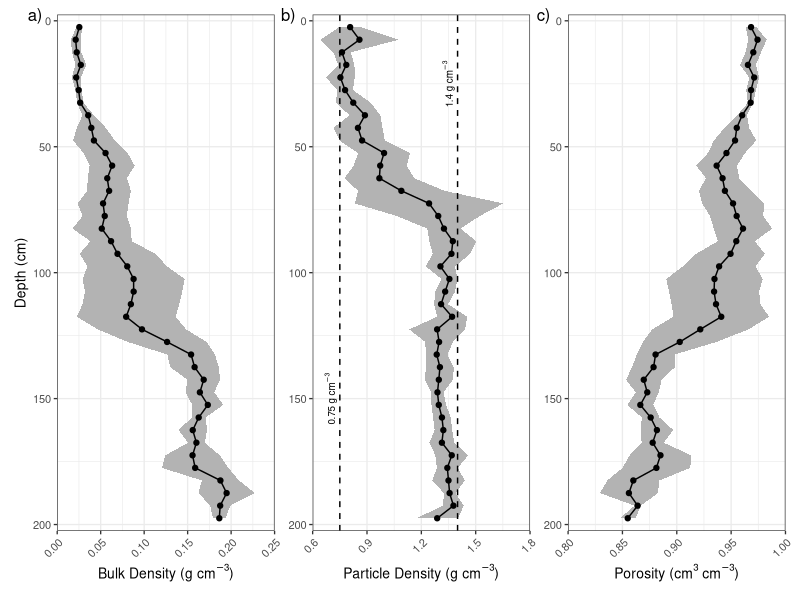
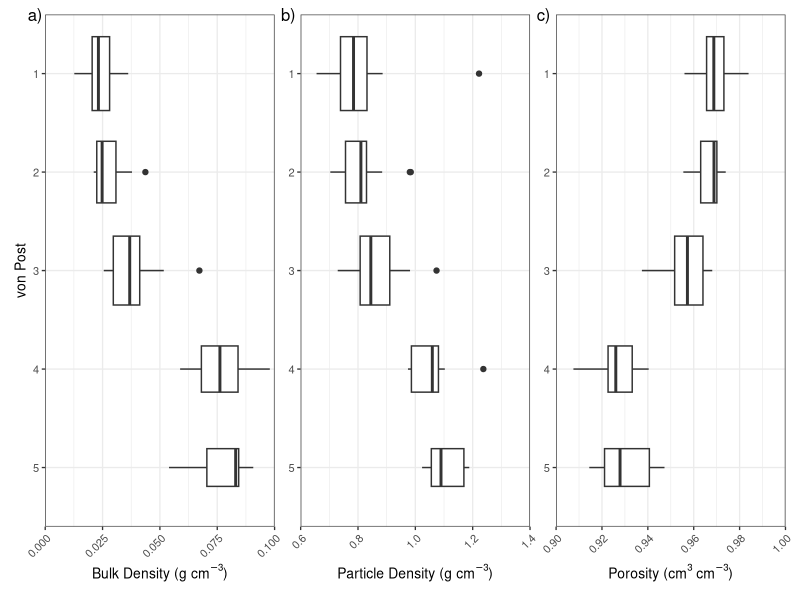
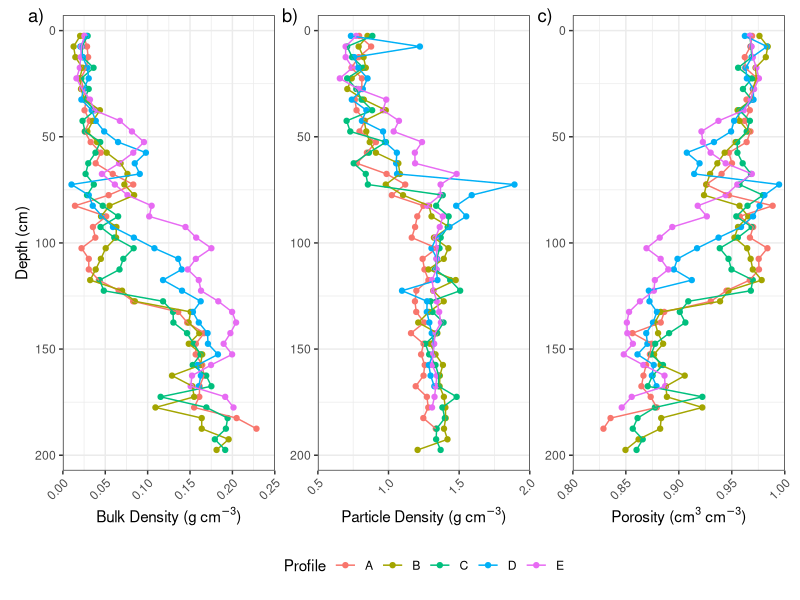
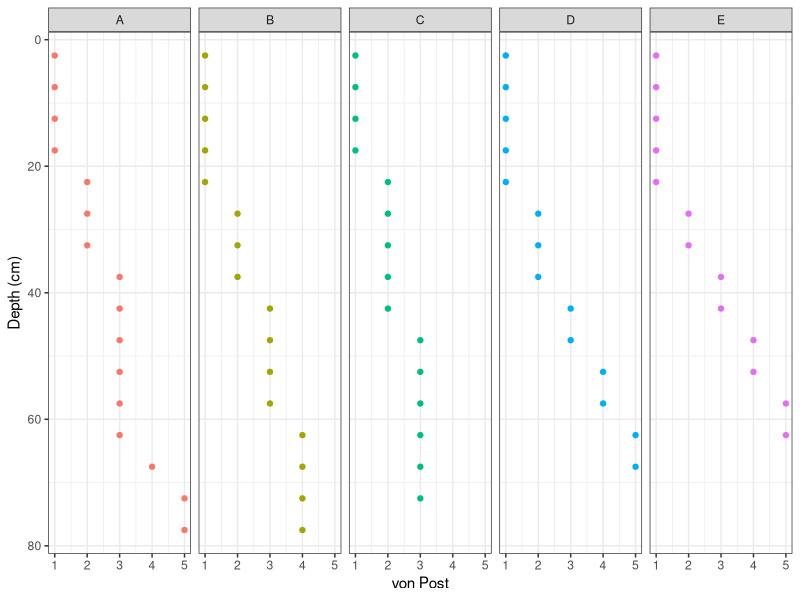
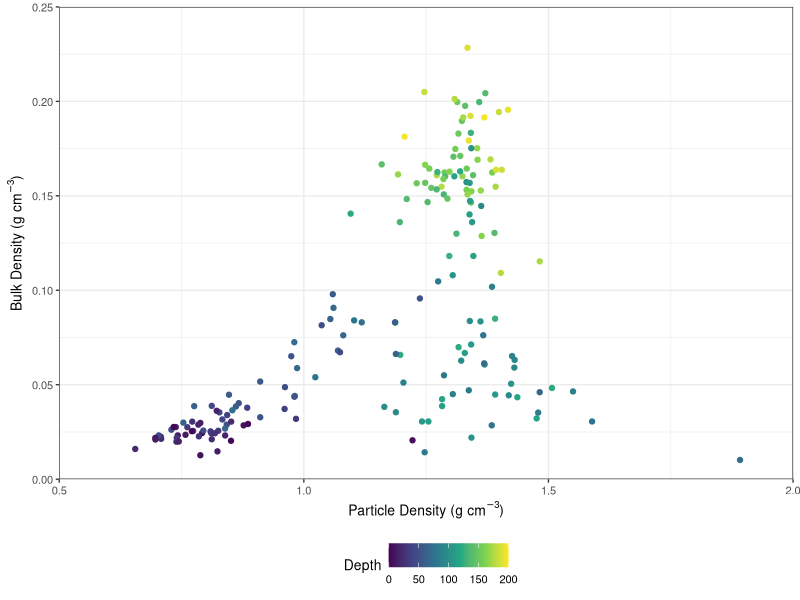

The R script that drew these images, in order:
#' # Load Libraries

library(tidyverse)
library(viridis)
library(patchwork)

#' # Read in data 

data <-  read.csv("Data.csv")

plot_data2 <- data %>%
  pivot_longer(cols = c("particle_density_g_cm3", "bulk_density_g_cm3", "porosity"), names_to = "parameter", values_to = "value") 
## Table 1
data %>%
  group_by(bucket, sampler) %>%
  summarise(min_depth = min(start_depth_2),
            max_depth = max(end_depth_2),
            n = n())
data %>%
  filter(!is.na(von_post_2)) %>%
  group_by(bucket) %>%
  summarise(n = n())


## Figure 1

plot_data3 <- plot_data2 %>%
  group_by(parameter, mid_depth) %>%
  summarise(mean = mean(value, na.rm = TRUE),
            sd = sd(value, na.rm = TRUE)) %>%
  ungroup() %>%
  mutate(parameter = fct_recode(parameter, "Bulk Density" = "bulk_density_g_cm3", "Particle Density" = "particle_density_g_cm3", "Porosity" = "porosity"))

p5_bd <- ggplot(data = filter(plot_data3, parameter == "Bulk Density"), aes(x = mid_depth, y = mean)) +
  geom_ribbon(aes(ymin = mean - sd, ymax = mean + sd), fill = "grey70") +
  geom_point() +
  geom_line() +
  theme_bw(base_size = 10) +
  scale_x_reverse(expand = c(0,5), breaks = seq(0, 200, 50)) +
  scale_y_continuous(expand = c(0,0), limits = c(0, 0.25), breaks = seq(0, 0.25, 0.05)) +
  coord_flip() +
  labs(tag = "a)", x = "Depth (cm)", y = expression(paste("Bulk Density (", g~cm^{-3}, ")"))) +
  theme(plot.tag.position = c(0.08, 1),
        axis.text.x = element_text(angle = 45, hjust = 1, vjust = 1))

p5_pd <- ggplot(data = filter(plot_data3, parameter == "Particle Density"), aes(x = mid_depth, y = mean)) +
  geom_ribbon(aes(ymin = mean - sd, ymax = mean + sd), fill = "grey70") +
  geom_point() +
  geom_line() +
  geom_hline(yintercept = 0.75, linetype = "dashed") +
  annotate("text", x = 150, y = 0.7, label =  "0.75~g~cm^{-3}", parse = TRUE, angle = 90, size = 2.5) +
  geom_hline(yintercept = 1.4, linetype = "dashed") +
  annotate("text", x = 25, y = 1.35, label =  "1.4~g~cm^{-3}", parse = TRUE, angle = 90, size = 2.5) +
  theme_bw(base_size = 10) +
  scale_x_reverse(expand = c(0,5), breaks = seq(0, 200, 50)) +
  scale_y_continuous(expand = c(0,0), limits = c(0.6, 1.8), breaks = seq(0.6, 1.8, 0.3)) +
  coord_flip() +
  labs(tag = "b)", x = "Depth (cm)", y = expression(paste("Particle Density (", g~cm^{-3}, ")"))) +
  theme(axis.title.y = element_blank(),
        plot.tag.position = c(0, 1),
        axis.text.x = element_text(angle = 45, hjust = 1, vjust = 1))

p5_p <- ggplot(data = filter(plot_data3, parameter == "Porosity"), aes(x = mid_depth, y = mean)) +
  geom_ribbon(aes(ymin = mean - sd, ymax = mean + sd), fill = "grey70") +
  geom_point() +
  geom_line() +
  theme_bw(base_size = 10) +
  scale_x_reverse(expand = c(0,5), breaks = seq(0, 200, 50)) +
  scale_y_continuous(expand = c(0,0), limits = c(0.8, 1), breaks = seq(0.8, 1, 0.05)) +
  coord_flip() +
  labs(tag = "c)", y = expression(paste("Porosity (", cm^{3}~cm^{-3}, ")"))) +
  theme(axis.title.y = element_blank(),
        plot.tag.position = c(0, 1),
        axis.text.x = element_text(angle = 45, hjust = 1, vjust = 1))

p5 <- p5_bd + p5_pd + p5_p
p5
#ggsave(plot = p5, filename = "Figs/Figure 1.png", height = 80, width = 174, units = "mm", dpi = 600)


## Figure 2           

p3_bd <- ggplot(data = filter(plot_data2, !is.na(von_post_2), parameter == "bulk_density_g_cm3"), aes(x = reorder(von_post_2, desc(von_post_2)), y = value)) +
  geom_boxplot(varwidth = T) +
  theme_bw(base_size = 10) +
  scale_y_continuous(expand = c(0,0), limits = c(0,0.1), breaks = seq(0, 0.1, 0.025)) +
  coord_flip() +
  labs(tag = "a)", x = "von Post", y = expression(paste("Bulk Density (", g~cm^{-3}, ")"))) +
  theme(plot.tag.position = c(0.08, 1),
        axis.text.x = element_text(angle = 45, hjust = 1, vjust = 1))

p3_pd <- ggplot(data = filter(plot_data2, !is.na(von_post_2), parameter == "particle_density_g_cm3"), aes(x = reorder(von_post_2, desc(von_post_2)), y = value)) +
  geom_boxplot(varwidth = T) +
  theme_bw(base_size = 10) +
  scale_y_continuous(expand = c(0,0), limits = c(0.6,1.4), breaks = seq(0.6, 1.4, 0.2)) +
  coord_flip() +
  labs(tag = "b)", x = "Depth (cm)", y = expression(paste("Particle Density (", g~cm^{-3}, ")"))) +
  theme(axis.title.y = element_blank(),
        plot.tag.position = c(0, 1),
        axis.text.x = element_text(angle = 45, hjust = 1, vjust = 1))

p3_p <- ggplot(data = filter(plot_data2, !is.na(von_post_2), parameter == "porosity"), aes(x = reorder(von_post_2, desc(von_post_2)), y = value)) +
  geom_boxplot(varwidth = T) +
  theme_bw(base_size = 10) +
  scale_y_continuous(expand = c(0,0), limits = c(0.9,1), breaks = seq(0.9, 1, 0.02)) +
  coord_flip() +
  labs(tag = "c)", y = expression(paste("Porosity (", cm^{3}~cm^{-3}, ")"))) +
  theme(axis.title.y = element_blank(),
        plot.tag.position = c(0, 1),
        axis.text.x = element_text(angle = 45, hjust = 1, vjust = 1))

p3 <- p3_bd + p3_pd + p3_p
p3
#ggsave(plot = p3, filename = "Figs/Figure 2.png", height = 80, width = 174, units = "mm", dpi = 600)


## Figure S1
p2_bd <- ggplot(data = filter(plot_data2, parameter == "bulk_density_g_cm3"), aes(x = mid_depth, y = value, colour = bucket)) +
  geom_point() +
  geom_line() +
  theme_bw() +
  scale_x_reverse() +
  scale_y_continuous(expand = c(0,0), limits = c(0,0.25), breaks = seq(0, 0.25, 0.05)) +
  coord_flip() +
  labs(tag = "a)", x = "Depth (cm)", y = expression(paste("Bulk Density (", g~cm^{-3}, ")")), colour = "Profile") +
  theme(plot.tag.position = c(0.08, 1),
        axis.text.x = element_text(angle = 45, hjust = 1, vjust = 1))

p2_pd <- ggplot(data = filter(plot_data2, parameter == "particle_density_g_cm3"), aes(x = mid_depth, y = value, colour = bucket)) +
  geom_point() +
  geom_line() +
  theme_bw() +
  scale_x_reverse() +
  scale_y_continuous(expand = c(0,0), limits = c(0.5,2), breaks = seq(0.5, 2, 0.5)) +
  coord_flip() +
  labs(tag = "b)", x = "Depth (cm)", y = expression(paste("Particle Density (", g~cm^{-3}, ")")), colour = "Profile") +
  theme(plot.tag.position = c(0.0, 1),
        axis.text.x = element_text(angle = 45, hjust = 1, vjust = 1),
        axis.title.y = element_blank())

p2_p <- ggplot(data = filter(plot_data2, parameter == "porosity"), aes(x = mid_depth, y = value, colour = bucket)) +
  geom_point() +
  geom_line() +
  theme_bw() +
  scale_x_reverse() +
  scale_y_continuous(expand = c(0,0), limits = c(0.8,1), breaks = seq(0.8, 1, 0.05)) +
  coord_flip() +
  labs(tag = "c)", x = "Depth (cm)", y = expression(paste("Porosity (", cm^3~cm^{-3}, ")")), colour = "Profile") +
  theme(plot.tag.position = c(0.0, 1),
        axis.text.x = element_text(angle = 45, hjust = 1, vjust = 1),
        axis.title.y = element_blank())

p2 <- p2_bd + p2_pd + p2_p + plot_layout(guides = 'collect') & theme(legend.position = 'bottom')
p2
#ggsave(plot = p2, filename = "Figs/Fig S1.png", height = 120, width = 174, units = "mm", dpi = 600)


## Figure S2
p3_2 <- ggplot(data = filter(data, !is.na(von_post_2)), aes(y = von_post_2, x = mid_depth, colour = bucket)) +
  geom_point() +
  theme_bw() +
  scale_x_reverse() +
  coord_flip() +
  labs( y = "von Post", x = "Depth (cm)") +
  theme(legend.position = "none") +
  facet_grid(~bucket)
p3_2
#ggsave(plot = p3_2, filename = "Figs/Fig S2.png", height = 80, width = 174, units = "mm", dpi = 600)


## Figure S3

cor.test(data$particle_density_g_cm3, data$bulk_density_g_cm3)

p6 <- ggplot(data =  data, aes(x = particle_density_g_cm3, y = bulk_density_g_cm3, colour = mid_depth)) +
  geom_point() +
  theme_bw(base_size = 10) +
  labs(x = expression(paste("Particle Density (", g~cm^{-3}, ")")), y = expression(paste("Bulk Density (", g~cm^{-3}, ")")), colour = "Depth") +
  scale_colour_viridis_c(limits = c(0,200), breaks = seq(0,200, 50)) +
  scale_x_continuous(limits = c(0.5,2), breaks = seq(0.5, 2, 0.5), expand = c(0,0)) +
  scale_y_continuous(limits = c(0,0.25), breaks = seq(0, 0.25, 0.05), expand = c(0,0)) +
  theme(legend.position = "bottom")
p6

#ggsave(plot = p6, filename = "Figs/Fig S3.png", height = 100, width = 84, units = "mm", dpi = 600)
